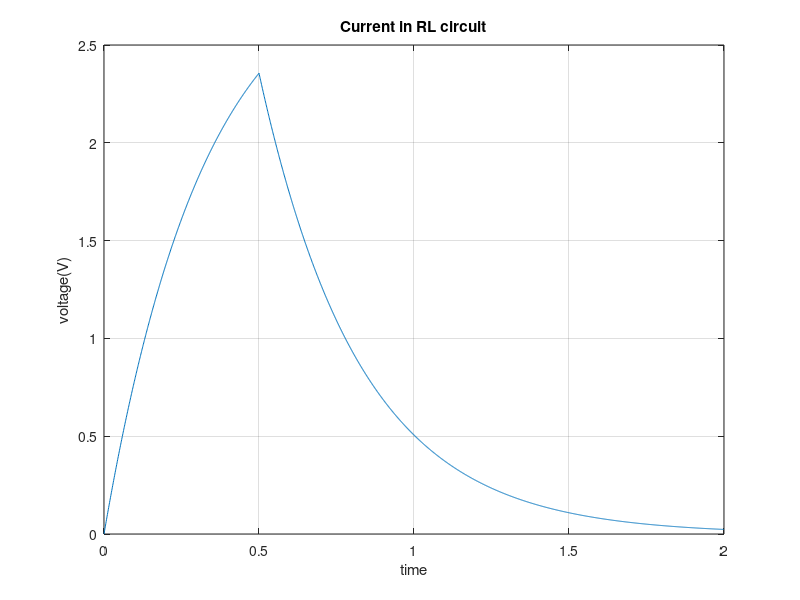

Reproduce this figure in MATLAB.
clc;clear all;close all;
R=4;
L=1.3;
V=12;
t=0:0.001:2;
for jj=1:length(t)
    if t(jj)<=0.5
        i(jj)=(V/R)*(1-exp((-R*t(jj))/L));
    else
        i(jj)=exp(-R*t(jj)/L)*(V/R)*(exp((0.5*R)/L)-1);
    end
end
disp(i);
plot(t,i);grid on;hold on;
xlabel('time');
ylabel('voltage(V)');
title('Current in RL circuit')
